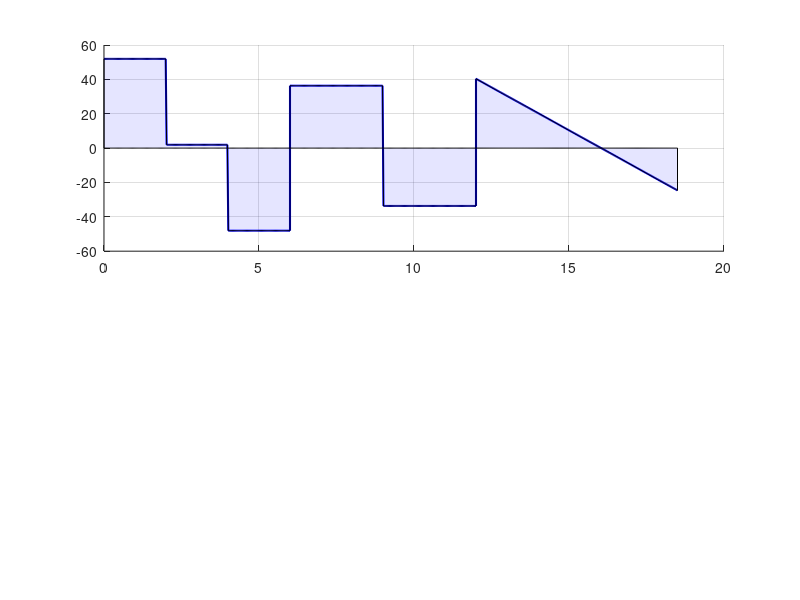

This figure's MATLAB source: (Note: this script raises an error after producing the figure.)
% =========================================================================
% RESOLUCIÓN DE VIGA CONTINUA P3 - MÉTODO DE LOS 3 MOMENTOS
% =========================================================================
clear; clc; close all;

%% 1. DEFINICIÓN DEL SISTEMA MATRICIAL (A * M = B)
% Ecuaciones simplificadas de los 3 momentos para los apoyos A, B y C
A = [12,  6,  0; 
      6, 24,  6; 
      0,  6, 25];

B_vec = [-1200; -2145; -1631.5625];

% Resolver Momentos Internos (kN·m)
M_int = A \ B_vec;
Ma = M_int(1);
Mb = M_int(2);
Mc = M_int(3);
Md = 0; % Extremo libremente apoyado

fprintf('--- MOMENTOS EN LOS APOYOS (kN·m) ---\n');
fprintf('Ma = %8.3f\nMb = %8.3f\nMc = %8.3f\nMd = %8.3f\n\n', Ma, Mb, Mc, Md);

%% 2. CÁLCULO DE CORTANTES (V) Y REACCIONES (R)
% Tramo 1 (AB) - L = 6m, P = 50kN en x=2 y x=4
V_Ader = (50*4 + 50*2 - Ma + Mb) / 6;
V_Bizq = 100 - V_Ader;

% Tramo 2 (BC) - L = 6m, P = 70kN en x=3
V_Bder = (70*3 - Mb + Mc) / 6;
V_Cizq = 70 - V_Bder;

% Tramo 3 (CD) - L = 6.5m, w = 10kN/m
V_Cder = (10*6.5*(6.5/2) - Mc + Md) / 6.5;
V_Dizq = (10*6.5) - V_Cder;

% Reacciones Totales (kN)
Ra = V_Ader;
Rb = V_Bizq + V_Bder;
Rc = V_Cizq + V_Cder;
Rd = V_Dizq;

fprintf('--- REACCIONES VERTICALES (kN) ---\n');
fprintf('Ra = %8.3f\nRb = %8.3f\nRc = %8.3f\nRd = %8.3f\n', Ra, Rb, Rc, Rd);

%% 3. CREACIÓN DE VECTORES PARA DIAGRAMAS
% Discretización del eje X global
xg1 = linspace(0, 6, 200);      % Tramo 1
xg2 = linspace(6, 12, 200);     % Tramo 2
xg3 = linspace(12, 18.5, 200);  % Tramo 3

% Ejes locales para cálculos
xl1 = xg1;
xl2 = xg2 - 6;
xl3 = xg3 - 12;

% Ecuaciones de Cortante (V)
V1 = Ra - 50.*(xl1>2) - 50.*(xl1>4);
V2 = V_Bder - 70.*(xl2>3);
V3 = V_Cder - 10.*xl3;

% Ecuaciones de Momento Flector (M)
M1 = Ma + Ra.*xl1 - 50.*max(0, xl1-2) - 50.*max(0, xl1-4);
M2 = Mb + V_Bder.*xl2 - 70.*max(0, xl2-3);
M3 = Mc + V_Cder.*xl3 - 10.*(xl3.^2)./2;

% Concatenar arrays para plotear
X_plot = [xg1, xg2, xg3];
V_plot = [V1, V2, V3];
M_plot = [M1, M2, M3];

%% 4. DIBUJAR LOS DIAGRAMAS
figure('Name', 'Leyes de Esfuerzos', 'Color', 'w', 'Position', [100, 100, 800, 600]);

% Gráfico de Cortante (V)
subplot(2,1,1);
hold on; grid on;
plot(X_plot, V_plot, 'b', 'LineWidth', 1.5);
fill([X_plot, flip(X_plot)], [V_plot, zeros(size(V_plot))], 'b', 'FaceAlpha', 0.1);
yline(0, 'k-', 'LineWidth', 1);
title('Diagrama de Esfuerzo Cortante (V) [kN]');
xlabel('Posición x (m)'); ylabel('Cortante (kN)');
% Acotar máximos
text(0, Ra+5, sprintf('%.1f', Ra), 'Color', 'b', 'FontWeight', 'bold');
text(6, -V_Bizq-5, sprintf('%.1f', -V_Bizq), 'Color', 'b', 'FontWeight', 'bold');

% Gráfico de Momento Flector (M)
% (Nota: en ingeniería civil es común dibujar el momento positivo hacia abajo)
subplot(2,1,2);
hold on; grid on;
plot(X_plot, M_plot, 'r', 'LineWidth', 1.5);
fill([X_plot, flip(X_plot)], [M_plot, zeros(size(M_plot))], 'r', 'FaceAlpha', 0.1);
yline(0, 'k-', 'LineWidth', 1);
set(gca, 'YDir', 'reverse'); % Invertir eje Y
title('Diagrama de Momento Flector (M) [kN·m]');
xlabel('Posición x (m)'); ylabel('Momento (kN·m)');
% Acotar máximos en los apoyos
text(0, Ma-5, sprintf('%.1f', Ma), 'Color', 'r', 'FontWeight', 'bold');
text(6, Mb-5, sprintf('%.1f', Mb), 'Color', 'r', 'FontWeight', 'bold');
text(12, Mc-5, sprintf('%.1f', Mc), 'Color', 'r', 'FontWeight', 'bold');
